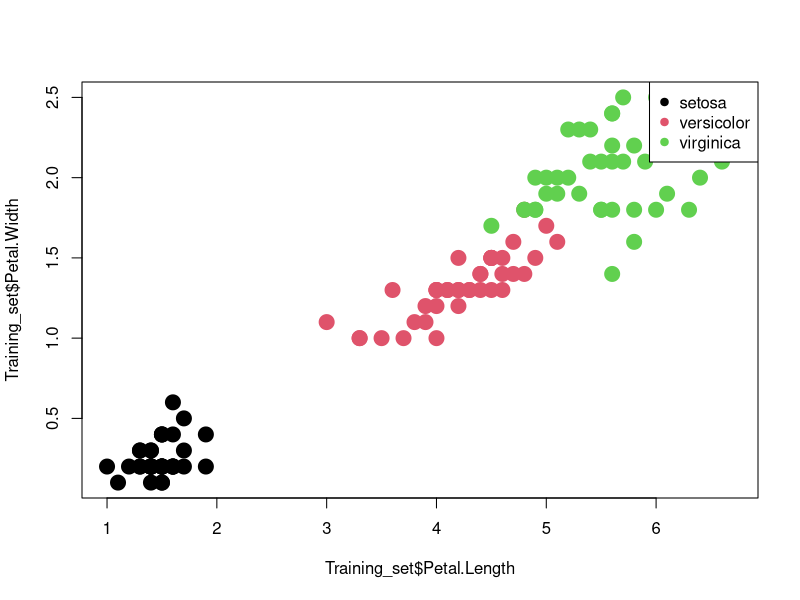
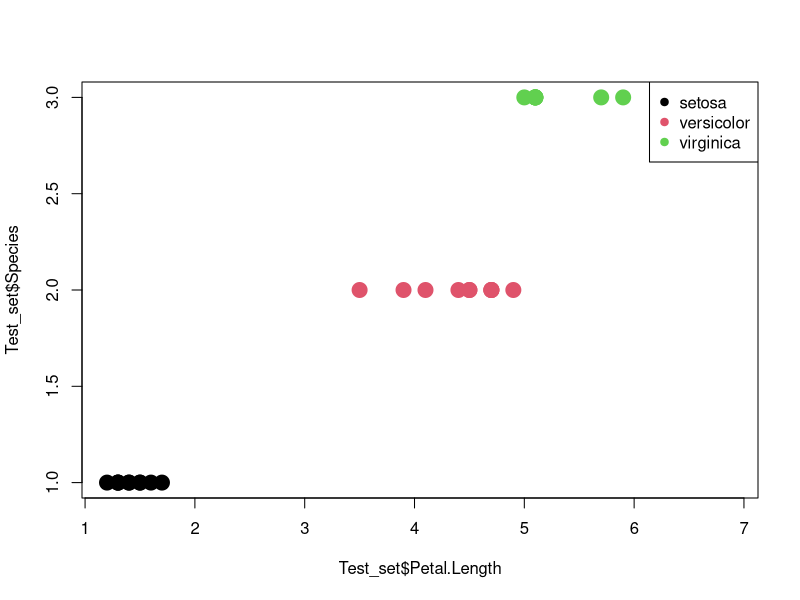

Reproduce these figures in R, in order. (Note: this script raises an error after producing the figures.)
# Importing libraries
library(datasets) # for iris dataset
library(caret) # for machine learning algorithms - classification and regression trees

# Importing dataset
data(iris)

# Checking the structure of the dataset
data(iris)

# Check to see if there are any missing values
any(is.na(iris))

# To achieve reproducible results, we set the seed
set.seed(999)

# Splitting the dataset into the Training set and Test set
# 70% of the dataset will be used for training and 30% for testing
TrainingIndex <- createDataPartition(iris$Species, p = 0.8, list = FALSE)
Training_set <- iris[TrainingIndex, ] # Training set
Test_set <- iris[-TrainingIndex, ] # Test set

# Compare the scatterplot of the training and test set
# Training set
plot(Training_set$Petal.Length, Training_set$Petal.Width, col = Training_set$Species, pch = 19, cex = 2)
legend("topright", legend = levels(Training_set$Species), col = 1:3, pch = 19)
# Test set
plot(Test_set$Petal.Length, Test_set$Species, col = Test_set$Species, pch = 19, cex = 2)
legend("topright", legend = levels(Test_set$Species), col = 1:3, pch = 19)


############################################
# SVM model (polynomial kernel)

# Build Training model
Model <- train(Species ~ ., data = Training_set, 
                method = "svmPoly", 
                na.action = na.omit,
                preProcess = c("center", "scale"),
                trControl = trainControl(method = "none"),
                tuneGrid = data.frame(degree = 1, scale = 1, C = 1)
)
                
                

Model.cv <- train(Species ~ ., data = Training_set, 
                method = "svmPoly", 
                na.action = na.omit,
                preProcess = c("center", "scale"),
                trControl = trainControl(method = "cv", number = 10),
                tuneGrid = data.frame(degree = 1, scale = 1, C = 1)
)

# Apply model for prediction
Model.training <- predict(Model, Training_set) # Apply model to make prediction on training set
Model.testing <- predict(Model, Test_set) # Apply model to make prediction on test set
Model.cv <- predict(Model.cv, Training_set) # Perform cross validation on training set

# Model performance (Display confusion matrix and statistics)
Model.training.confusion <- confusionMatrix(Model.training, Training_set$Species)
Model.testing.confusion <- confusionMatrix(Model.training, Training_set$Species)
Model.cv.confusion <- confusionMatrix(Model.cv, Training_set$Species)

print(Model.training.confusion)
print(Model.testing.confusion)
print(Model.cv.confusion)

# Feature importance
Importance <- varImp(Model)
plot(Importance)
plot(Importance, color = "red")

